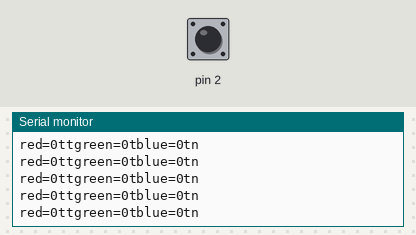
The sketch below on a simulated Arduino Uno, built with avr-gcc and run on an emulated ATmega328P. On the bench: the last lines printed to the serial monitor. The test bench sets the inputs (shaded band); at power-on: pin 2 HIGH.

Above: at 1.2 s.
1.3 s: pin 2 driven LOW
At 2.0 s:
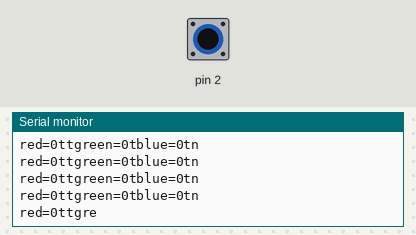
2.8 s: pin 2 driven HIGH
At 3.9 s:
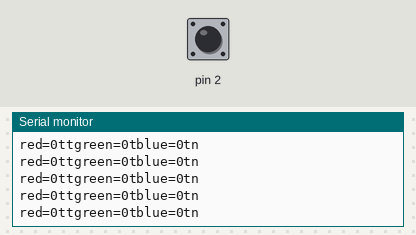
4.3 s: pin 2 driven LOW
At 5.4 s:
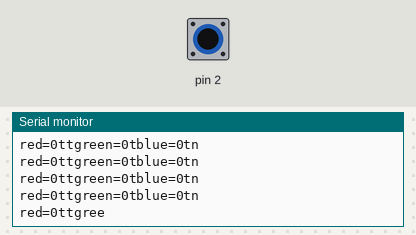
5.8 s: pin 2 driven HIGH
At 6.7 s:
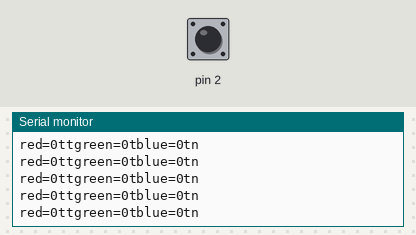
7.3 s: pin 2 pulsed LOW 5 times (0.12 s each, 0.3 s apart)
At 7.72 s:
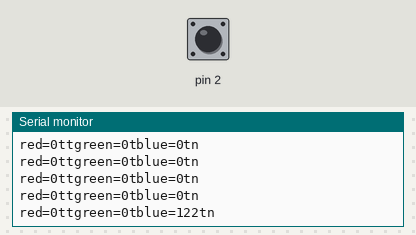
11.8 s: pin 2 driven LOW
At 12.2 s:
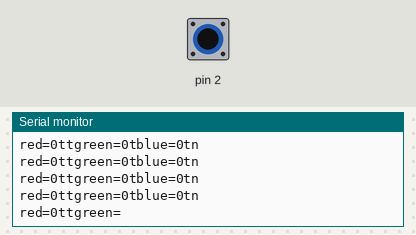
Timing chart, 0 to 14.3 s (numbered marks = the images above; inputs shaded):
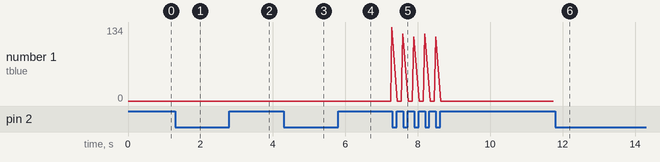

Measured:
- after the input at 2.8 s, the serial monitor: prints a new line at once (image 2)
- after the input at 5.8 s, the serial monitor: prints a new line at once (image 4)
- after the input at 7.3 s, the serial monitor: prints a new line after 0.29 s (image 5)
- plotted number 1: 0 → 134 after the input at 5.8 s

The sketch:

test_kolor.ino
```cpp
int s0 = 3, s1 = 4, s2 = 5, s3 = 6; //piny modułu połączone z Arduino
int out = 2;                      //pin 2 Arduino i OUT od czujnika
int flag = 0;
byte counter = 0;
byte countR = 0, countG = 0, countB = 0;
void setup()
{
  Serial.begin(9600);             //inicjalizacja monitora szeregowego
  pinMode(s0, OUTPUT);            //ustawienie pinów jako wyjścia
  pinMode(s1, OUTPUT);
  pinMode(s2, OUTPUT);
  pinMode(s3, OUTPUT);

}
void TCS()
{
  flag = 0;
  digitalWrite(s1, HIGH);
  digitalWrite(s0, HIGH);
  digitalWrite(s2, LOW);
  digitalWrite(s3, LOW);
  attachInterrupt(0, ISR_INTO, LOW);
  timer0_init();

}
void ISR_INTO()
{
  counter++;
}
void timer0_init(void)
{
  TCCR2A = 0x00;
  TCCR2B = 0x07; //częstotliwość zegara - 1024
  TCNT2 = 100;   //przepełnienie 10 ms
  TIMSK2 = 0x01; //pozwolenie na przerwanie
}
int i = 0;
ISR(TIMER2_OVF_vect)           //timer 2, 10ms przepełnienie 10ms. funkcja przerwanie wewnętrzengo przepełnienia
{
  TCNT2 = 100;
  flag++;
  if (flag == 1)                 //pobranie i wyświetlenie na ekranie składowych RGB
  {
    countR = counter;
    Serial.print("red=");
    Serial.print(countR, DEC);
    Serial.print("tt");
    digitalWrite(s2, HIGH);
    digitalWrite(s3, HIGH);
  }
  else if (flag == 2)
  {
    countG = counter;
    Serial.print("green=");
    Serial.print(countG, DEC);
    Serial.print("t");
    digitalWrite(s2, LOW);
    digitalWrite(s3, HIGH);
  }
  else if (flag == 3)
  {
    countB = counter;
    Serial.print("blue=");
    Serial.print(countB, DEC);
    Serial.print("t");
    Serial.println("n");
    digitalWrite(s2, LOW);
    digitalWrite(s3, LOW);

  }
  else if (flag == 4)
  {
    flag = 0;
  }
  counter = 0;
}
void loop()                    //główna pętla programu
{
  TCS();
  delay(500);
  while (1);

}
```
